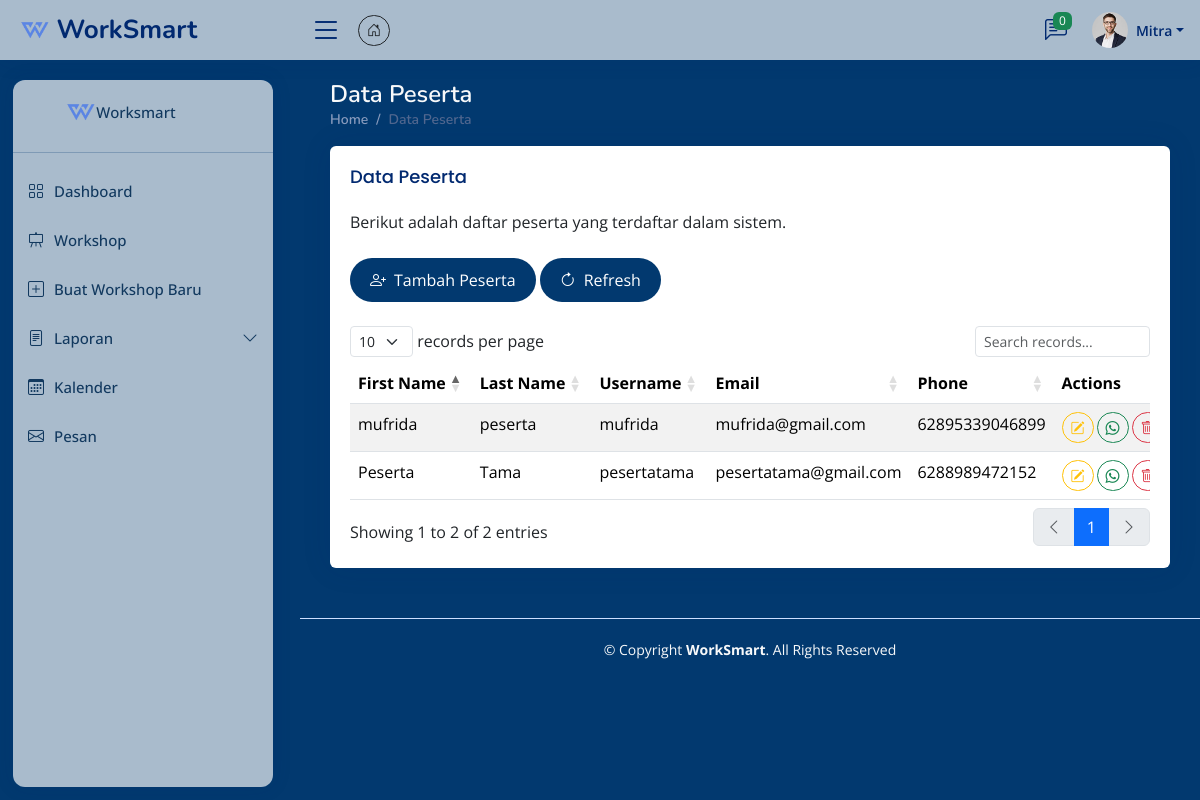
The page /pages/data-peserta.php (signed in) on the database its author committed.
### tables this page shows
CREATE TABLE `users` (
  `user_id` int(11) NOT NULL,
  `username` varchar(50) NOT NULL,
  `password` varchar(255) NOT NULL,
  `first_name` varchar(50) NOT NULL,
  `last_name` varchar(50) NOT NULL,
  `email` varchar(100) NOT NULL,
  `phone` varchar(16) NOT NULL,
  `role` enum('admin','mitra','user') NOT NULL,
  `created_at` timestamp NOT NULL DEFAULT current_timestamp(),
  `updated_at` timestamp NOT NULL DEFAULT current_timestamp() ON UPDATE current_timestamp()
);

### controllers/function.php (called while the page is built, shortened)
<?php
function getUsersByRole($role) {
    require '../databases/database.php';
    $sql = "SELECT * FROM users WHERE role='$role'";
    $result = $conn->query($sql);
    if ($result->num_rows > 0) {
        return $result->fetch_all(MYSQLI_ASSOC);
    } else {
        return [];
    }
}
?>

### pages/data-peserta.php (the view, shortened to what this page needs)
<?php
require '../controllers/function.php';
?>
<!DOCTYPE html>
<html lang="en">
<head>
  <link href="assets/vendor/bootstrap/css/bootstrap.min.css" rel="stylesheet">
  <link href="assets/vendor/bootstrap-icons/bootstrap-icons.css" rel="stylesheet">
  <link href="assets/vendor/boxicons/css/boxicons.min.css" rel="stylesheet">
  <link href="assets/vendor/quill/quill.snow.css" rel="stylesheet">
  <link href="assets/vendor/quill/quill.bubble.css" rel="stylesheet">
  <link href="assets/vendor/remixicon/remixicon.css" rel="stylesheet">
  <link href="https://cdn.datatables.net/1.11.5/css/dataTables.bootstrap5.min.css" rel="stylesheet">
  <link href="https://cdn.datatables.net/responsive/2.2.9/css/responsive.bootstrap5.min.css" rel="stylesheet">
  <link href="https://cdn.datatables.net/buttons/2.2.2/css/buttons.bootstrap5.min.css" rel="stylesheet">
  <link href="assets/css/style.css" rel="stylesheet">
  <link href="assets/css/brand.css" rel="stylesheet">
</head>
<body>
  <?php require 'header.php'; ?>
  <?php require 'sidebar.php'; ?>
  <main id="main" class="main brand-bg-color">
    <div class="pagetitle">
      <h1 class="text-light">Data Peserta</h1>
      <nav>
        <ol class="breadcrumb">
          <li class="breadcrumb-item"><a href="dashboard.php">Home</a></li>
          <li class="breadcrumb-item active">Data Peserta</li>
        </ol>
      </nav>
    </div>
<section class="section dashboard">
      <div class="row">
        <div class="col-lg-12">
        <div class="card">
            <div class="card-body">
              <h5 class="card-title">Data Peserta</h5>
              <p class="text-dark">Berikut adalah daftar peserta yang terdaftar dalam sistem.</p>
              <a href="#" data-bs-toggle="modal" data-bs-target="#tambahPeserta" class="brand-btn btn mt-2 mb-4 rounded-pill"><i class="bi bi-person-plus me-2"></i>Tambah Peserta</a>
              <a href="#" onclick="location.reload();" class="brand-btn btn mt-2 mb-4 rounded-pill"><i class="bi bi-arrow-clockwise me-2"></i>Refresh</a>
              <div class="table-responsive">
                <table class="table table-striped table-hover dt-responsive nowrap" id="participantTable" style="width:100%">
                <thead>
                  <tr>
                    <th>First Name</th>
                    <th>Last Name</th>
                    <th>Username</th>
                    <th>Email</th>
                    <th>Phone</th>
                    <th>Actions</th>
                  </tr>
                </thead>
                <tbody>
                  <?php
                  $users = getUsersByRole('user');
                  foreach($users as $user) {
                    ?>
                    <tr>
                      <td><?= $user['first_name'] ?></td>
                      <td><?= $user['last_name'] ?></td>
                      <td><?= $user['username'] ?></td>
                      <td><?= $user['email'] ?></td>
                      <td><?= $user['phone'] ?></td>
                      <td class="text-center">
                        <div class="btn-group" role="group">
                          <button type="button" class="btn btn-sm btn-outline-warning me-1 rounded-pill" data-bs-toggle="modal" data-bs-target="#editModal<?= $user['user_id'] ?>" title="Edit"><i class="bi bi-pencil-square"></i></button>
                          <a href="https://wa.me/<?= $user['phone'] ?>" target="_blank" class="btn btn-sm btn-outline-success me-1 rounded-pill" title="Kirim pesan di WhatsApp"><i class="bi bi-whatsapp"></i></a>
                          <a onclick="return confirm('Apakah anda yakin akan menghapus data dengan nama <?= $user['first_name'];?> ?')" href="../controllers/controller.php?deleteUser=<?= $user['user_id']; ?>" type="button" class="btn btn-sm btn-outline-danger rounded-pill" data-bs-toggle="tooltip" title="Delete"><i class="bi bi-trash"></i></a>
                        </div>
                      </td>
                    </tr>
                  <?php } ?>
                </tbody>
                </table>
              </div>
            </div>
          </div>
        </div>
      </div>
    </section>
  </main>
  <footer id="footer" class="footer brand-bg-color">
    <div class="copyright text-light">
      © Copyright <strong><span>WorkSmart</span></strong>. All Rights Reserved
    </div>
  </footer>
</body>
</html>

### pages/assets/css/style.css (style rules this page uses)
:root { scroll-behavior: smooth; }
body { font-family: "Open Sans", sans-serif; background: #02396f!important; color: #02396f!important; }
a { color: #275f96; text-decoration: none; }
h1, h2, h3, h4, h5, h6 { font-family: "Nunito", sans-serif; }
#main { margin-top: 60px; padding: 20px 30px; transition: all 0.3s; }
.pagetitle { margin-bottom: 10px; }
.pagetitle h1 { font-size: 24px; margin-bottom: 0; font-weight: 600; color: #012970; }
.card { margin-bottom: 30px; border: none; box-shadow: 0px 0 30px rgba(1, 41, 112, 0.1); }
.card-title { padding: 20px 0 15px 0; font-size: 18px; font-weight: 500; color: #012970; font-family: "Poppins", sans-serif; }
.card-body { padding: 0 20px 20px 20px; }
.breadcrumb { font-size: 14px; font-family: "Nunito", sans-serif; color: #899bbd; font-weight: 600; }
.breadcrumb a { color: #899bbd; transition: 0.3s; }
.breadcrumb .breadcrumb-item::before { color: #899bbd; }
.breadcrumb .active { color: #51678f; font-weight: 600; }
@media (min-width: 1200px) { #main, #footer { margin-left: 300px; } }
.footer { padding: 20px 0; font-size: 14px; transition: all 0.3s; border-top: 1px solid #cddfff; }
.footer .copyright { text-align: center; color: #012970; }

### pages/assets/css/brand.css (style rules this page uses)
.brand-bg-color { background-color: #02396f!important; }
.brand-btn { background-color: #02396f; color: white; border: none; padding: 10px 20px; border-radius: 5px; cursor: pointer; transition: all 0.3s ease; }
h1,h2,h3,h4,h5,p { color: white; }

### rows shown on the page
users: first_name "Peserta", last_name "Tama", username "pesertatama", email "pesertatama@gmail.com", phone "6288989472152"
users: first_name "mufrida", last_name "peserta", username "mufrida", email "mufrida@gmail.com", phone "62895339046899"

### other values the page prints
$_SESSION['first_name'] "Mitra"
